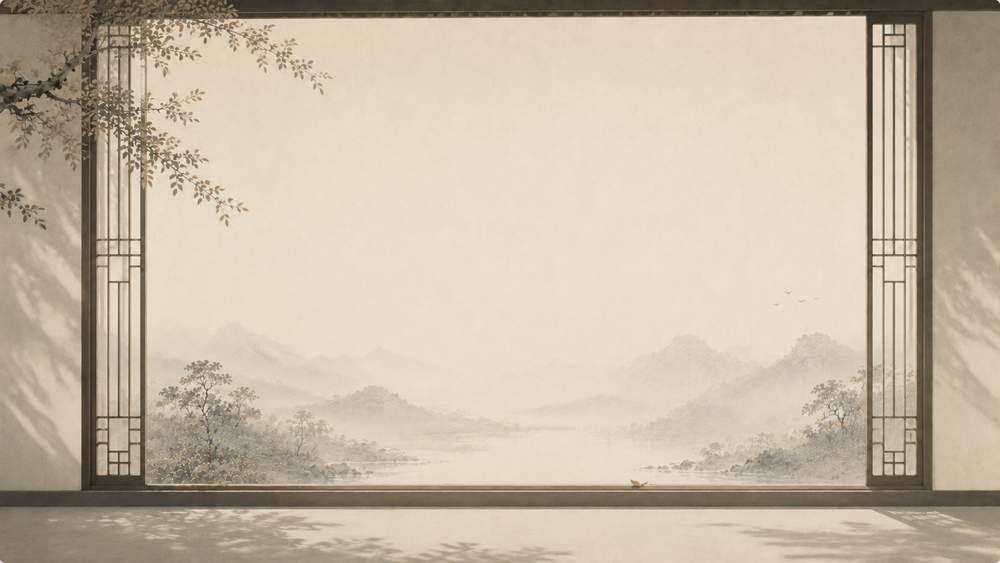
#> input picture client/src/assets/pages/studio-bg.png, 1000 x 563 px, shrunk from 1672 x 941 before the run, found by its file name
$ python analyze_studio2.py
#> lines starting #> are read from the running program, lines starting #| are printed output that depends on the picture; after the words box and inside, x2 and y2 are one past the last pixel; in counts of white or black regions, pixels touching at a corner belong together
import numpy as np
from PIL import Image

PATH = r"C:\Users\liuwanting05\Desktop\Webpersonal\Webpersonal\client\src\assets\pages\studio-bg.png"
img = Image.open(PATH).convert("RGB")
#> img is the input picture: PIL image 1000x563 RGB; mean R, G, B 198.4, 184.6, 165.9
ca = np.array(img).astype(np.int16)
H, W = ca.shape[:2]
#> H = 563; W = 1000
R, G, B = ca[:, :, 0], ca[:, :, 1], ca[:, :, 2]
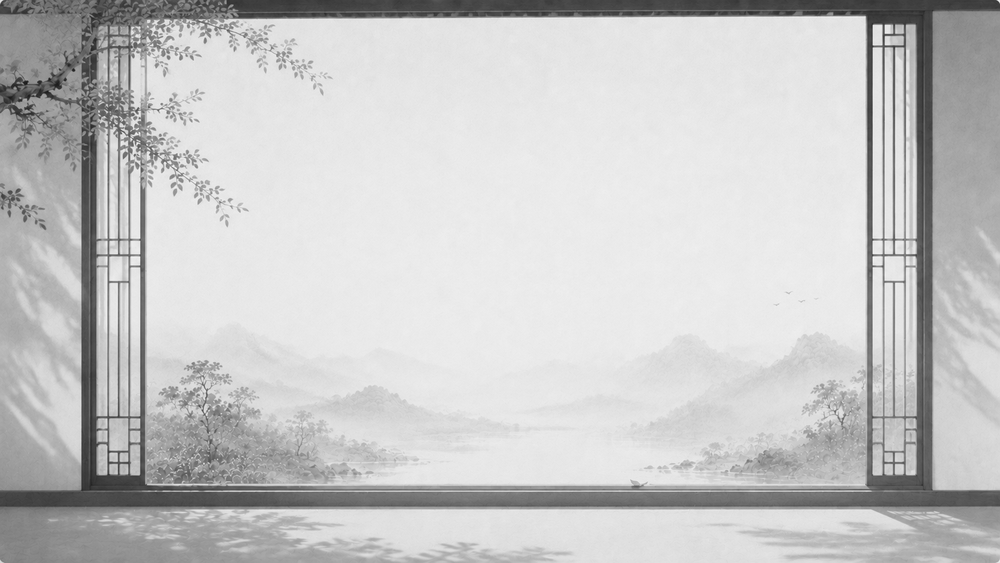
#> R: shape (563, 1000) int16; min 22, max 251, mean 198.4
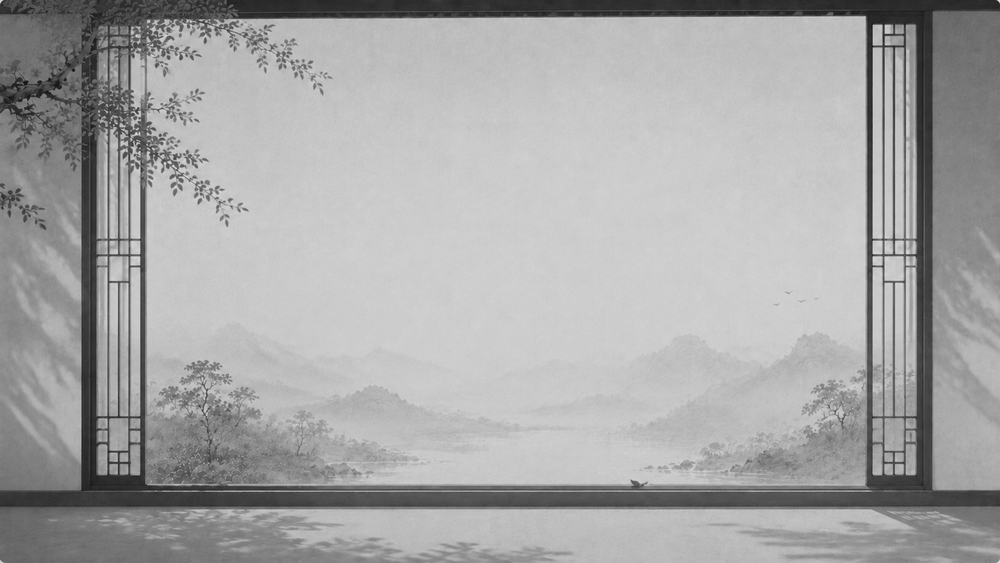
#> B: shape (563, 1000) int16; min 13, max 230, mean 165.9
lum = 0.299 * R + 0.587 * G + 0.114 * B

print(f"Image: {W}x{H} (aspect {W/H:.4f})")
#| Image: 1000x563 (aspect 1.7762)

# Scan left-bottom region for the lantern (x 5-18%, y 55-80%)
print("\nLeft-bottom region detail (lantern search), cols 4%-18%, rows 52%-82%:")
for ry in [0.52, 0.56, 0.60, 0.62, 0.64, 0.66, 0.68, 0.70, 0.72, 0.74, 0.76, 0.78, 0.80, 0.82]:
    row = int(ry * H)
    vals = []
    for rx in [0.04, 0.06, 0.08, 0.10, 0.12, 0.14, 0.16, 0.18]:
        col = int(rx * W)
        r, g, b = int(R[row,col]), int(G[row,col]), int(B[row,col])
        vals.append(f"({r:3d},{g:3d},{b:3d})")
    print(f"  y={ry:.0%}: " + " ".join(vals))

# Find the warmest concentrated spot in left-bottom (lantern core)
sub = ca[int(0.5*H):int(0.85*H), int(0.0*W):int(0.25*W)]
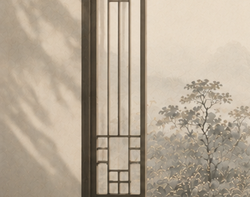
#> sub: shape (197, 250, 3) int16; mean R, G, B 181.5, 167.6, 148.9
sR, sG, sB = sub[:,:,0], sub[:,:,1], sub[:,:,2]
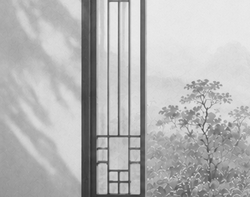
#> sR: shape (197, 250) int16; min 45, max 243, mean 181.5
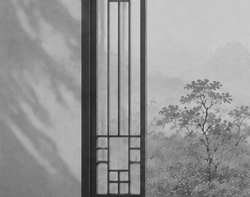
#> sB: shape (197, 250) int16; min 30, max 212, mean 148.9
slum = 0.299*sR + 0.587*sG + 0.114*sB
warm = (sR - sB > 45) & (sR > 150) & (slum > 120)
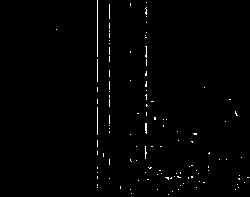
#> warm: shape (197, 250) bool; 0.96% white in thin lines or dots, all inside (x1, y1, x2, y2) = (56, 0, 249, 195)
ys, xs = np.where(warm)
#> ys = 473 values from 0 to 194; xs = 473 values, max 248 at index 436, min 56 at index 66, mean 133.1
if len(xs) > 0:
    # centroid weighted by warmth
    weights = (sR - sB)[warm].astype(float)
#> weights = 473 values, max 58 at index 274, min 46 at index 3, mean 47.57
    cx = (xs * weights).sum() / weights.sum()
#> cx = 133.2
    cy = (ys * weights).sum() / weights.sum()
#> cy = 99.93
    print(f"\nLantern weighted centroid: ({cx/25/0.04 + 0:.1f}%, ...) -> x={0 + cx/W*100:.1f}%, y={0.5*100 + cy/H*100:.1f}%")
#> (printed output is left out)
    print(f"  (raw: x={cx/W*100:.1f}% of full, y={cy/H*100:.1f}% of full)")
#|   (raw: x=13.3% of full, y=17.8% of full)

# Pavilion region (right side)
print("\nRight region (pavilion), cols 70%-95%, rows 15%-80%:")
for ry in [0.2, 0.3, 0.4, 0.5, 0.6, 0.7, 0.8]:
    row = int(ry * H)
    vals = []
    for rx in [0.70, 0.78, 0.86, 0.94]:
        col = int(rx * W)
        vals.append(f"{int(lum[row,col]):3d}")
    print(f"  y={ry:.0%}: " + " ".join(vals))

$ run again, with client/src/assets/pages/contact-bg.png copied over client/src/assets/pages/studio-bg.png
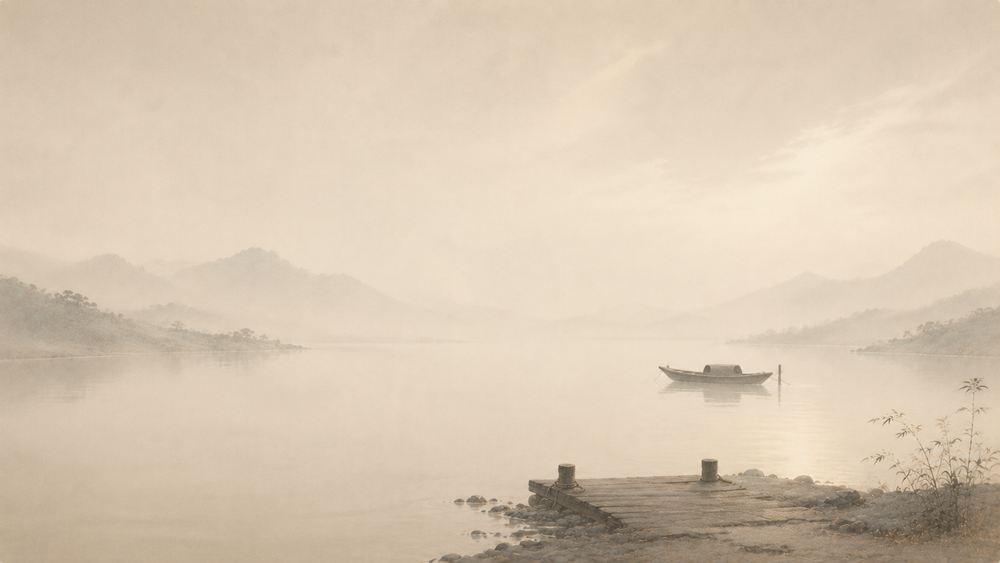
#> input picture client/src/assets/pages/contact-bg.png, 1000 x 563 px, shrunk from 1672 x 941 before the run, found by its file name
#> img is the input picture: PIL image 1000x563 RGB; mean R, G, B 216.7, 200.5, 179.2
#| Image: 1000x563 (aspect 1.7762)
#> `sR, sG, sB = sub[:,:,0], sub[:,:,1], sub[:,:,2]`:
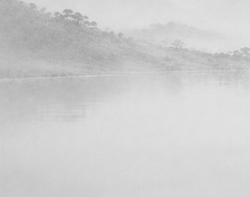
#> sR: shape (197, 250) int16; min 157, max 227, mean 206.3
#> `sR, sG, sB = sub[:,:,0], sub[:,:,1], sub[:,:,2]`:
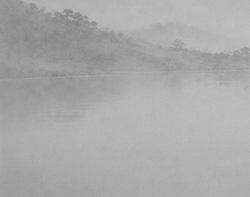
#> sB: shape (197, 250) int16; min 130, max 192, mean 169.7
#> warm: shape (197, 250) bool; every value is 0
#> ys = empty array
